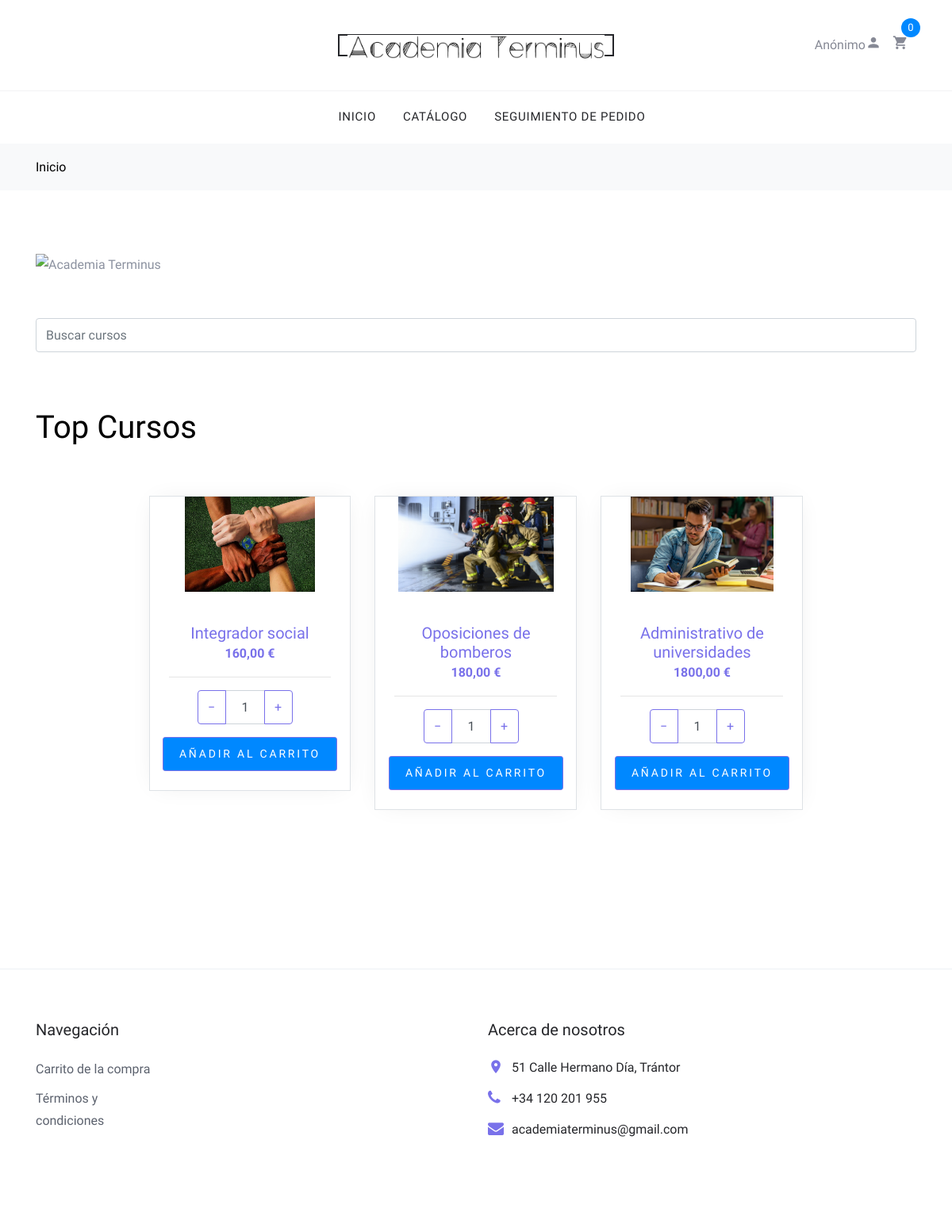
The app's page /, older data.
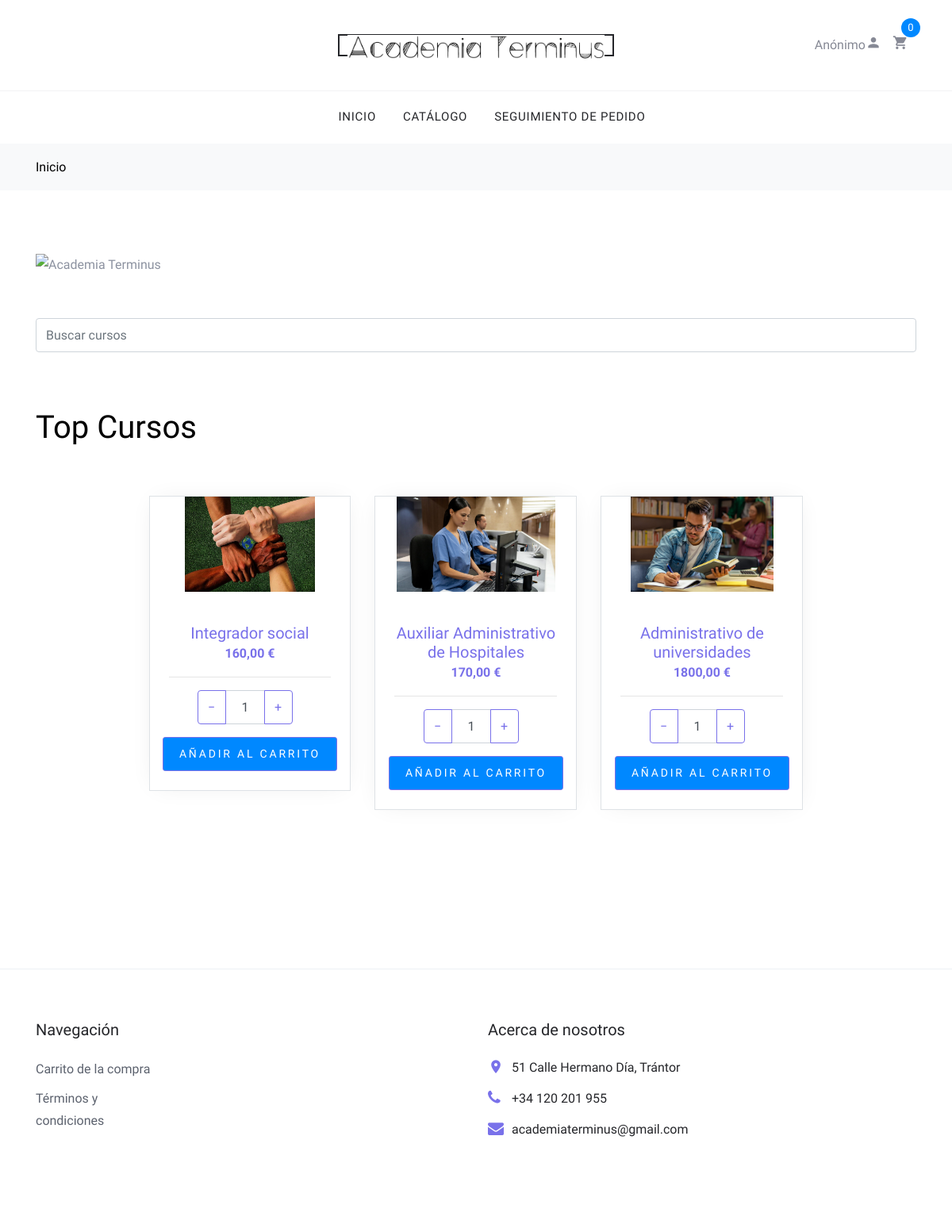
The same page, newer data.
### shop/models.py (models this page shows, shortened)
class Product(models.Model):
    category = models.ForeignKey(Category, related_name='product_categories',
                                 on_delete=models.CASCADE)
    duration = models.ForeignKey(Duration, related_name='product_durations',
                                 on_delete=models.CASCADE)
    fecha_inicio = models.DateField(default='2021-01-01')
    name = models.CharField(max_length=200, db_index=True)
    slug = models.SlugField(max_length=200, db_index=True)
    image = models.ImageField(upload_to='products/%Y/%m/%d', blank=True)
    description = models.TextField(blank=True)
    price = models.DecimalField(max_digits=10, decimal_places=2)
    available = models.BooleanField(default=True)
    created = models.DateTimeField(auto_now_add=True)
    updated = models.DateTimeField(auto_now=True)
    class Meta:
        ordering = ('name',)
        indexes = [models.Index(fields=['id', 'slug'], name='product_id_slug_idx')]
        verbose_name = 'productos'
        verbose_name_plural = 'productos'
    def get_absolute_url(self):
        return reverse('shop:product_detail', args=[self.id, self.slug])

### escaparate/views.py (the view)
# urls.py: path('', include('escaparate.urls', namespace='escaparate')),
def escaparate(request):
    cheapest_products = Product.objects.all().order_by('price')[:2]
    most_expensive_product = Product.objects.all().order_by('-price').first()
    products_to_display = list(cheapest_products)
    if most_expensive_product:
        products_to_display.append(most_expensive_product)
    context = {
        'products': products_to_display,
    }
    return render(request, 'escaparate/escaparate.html', context)

### cart/cart.py (called while the page is built)
    def __len__(self):
        return sum(item['quantity'] for item in self.cart.values())

### cart/context_processors.py (called while the page is built)
def cart(request):
    return {'cart': Cart(request)}

### escaparate/templates/escaparate/escaparate.html (shortened to what this page needs)
{% extends "shop/base/base.html" %}
{% load static %}
{% block content %}
{% load crispy_forms_tags %}
<div class="bg-light py-3">
    <div class="container">
        <div class="row">
            <div class="col-md-12 mb-0"> <strong class="text-black">Inicio</strong></div>
        </div>
    </div>
</div>
<div class="site-section">
    <div class="container">
        <a>
            <img src="/media/products/2024/11/logo/banner.png" alt="Academia Terminus" style="max-height: 500px; display: block; margin-left: auto; margin-right: auto;">
        </a>
        <br></br>
        <form method="GET" action="{% url 'shop:product_list' %}">
            <input type="text" name="q" placeholder="Buscar cursos" class="form-control mb-3" value="{{ request.GET.q }}">
        </form>
        <br></br>
        <h1 style="color:black">Top Cursos</h1>
        <br></br>
        <div class="row mb-5" style="justify-content:center">
            <div class="col-md-9 order-2">
                <div class="row mb-5">
                    {% for product in products %}
                    <div class="col-sm-6 col-lg-4 mb-4" data-aos="fade-up">
                        <div class="block-4 text-center border">
                            <figure class="block-4-image">
                                <a href="{{ product.get_absolute_url }}">
                                    <img src="{{ product.image.url}}" alt="Image placeholder" class="img-fluid" style="height: 10vw;">
                                </a>
                            </figure>
                            <div class="block-4-text p-4">
                                <h3><a href="{{ product.get_absolute_url }}">{{ product.name }}</a></h3>
                                <p class="text-primary font-weight-bold">{{ product.price }} €</p>
                                <hr>
                                <div class="product-controls">
                                    <form action="{% url 'cart:cart_add' product.id %}" method="post">
                                        <div class="input-group mb-3" style="max-width: 120px;">
                                            <div class="input-group-prepend">
                                                <button class="btn btn-outline-primary js-btn-minus" type="button">&minus;</button>
                                            </div>
                                            <input type="number" name="quantity" class="form-control text-center" value="1" min="1" step="1">
                                            <div class="input-group-append">
                                                <button class="btn btn-outline-primary js-btn-plus" type="button">&plus;</button>
                                            </div>
                                        </div>
                                        <input type="submit" class="buy-now btn btn-sm btn-primary" style="background-color: #0088FF" value="Añadir al carrito">
                                    </form>
                                </div>
                            </div>
                        </div>
                    </div>
                    {% endfor %}
                </div>
            </div>
        </div>
    </div>
</div>
{% endblock %}

Row changes from the older to the newer data that the page shows:
no longer on this page (row edited): Product: image (picture), name "Oposiciones de bomberos", price "180,00"
added Product: image (picture), name "Auxiliar Administrativo de Hospitales", price "170,00"
